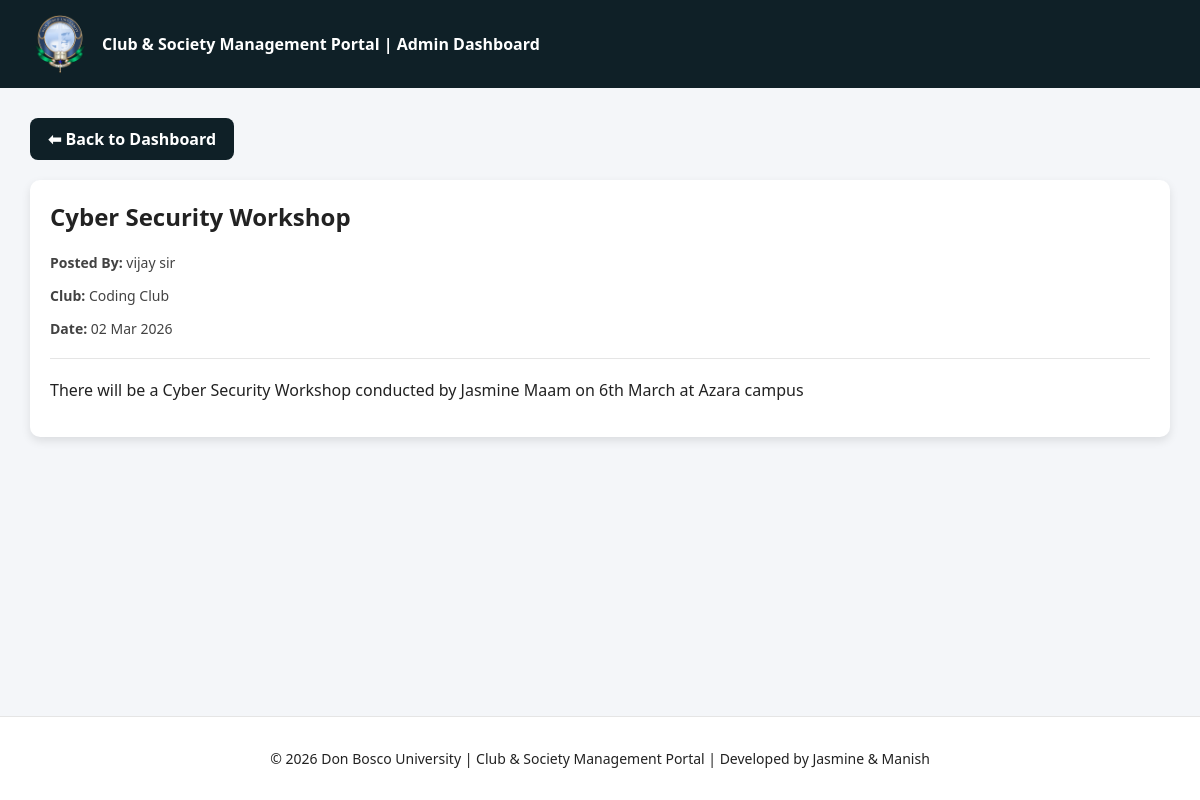
/ita_presentation/announcement_details.php?id=2 (signed in), run on the app's committed database.
### tables this page shows
CREATE TABLE `announcements` (
  `announcement_id` int(11) NOT NULL AUTO_INCREMENT,
  `title` varchar(200) NOT NULL,
  `body` text NOT NULL,
  `target_audience` varchar(50) DEFAULT NULL,
  `priority` enum('normal','important','urgent') DEFAULT 'normal',
  `announcement_date` date DEFAULT NULL,
  `posted_by` int(11) DEFAULT NULL,
  `created_at` timestamp NOT NULL DEFAULT current_timestamp(),
  `club_id` int(11) DEFAULT NULL,
  PRIMARY KEY (`announcement_id`),
  KEY `posted_by` (`posted_by`),
  KEY `club_id` (`club_id`),
  CONSTRAINT `announcements_ibfk_1` FOREIGN KEY (`posted_by`) REFERENCES `users` (`user_id`),
  CONSTRAINT `announcements_ibfk_2` FOREIGN KEY (`club_id`) REFERENCES `clubs` (`club_id`) ON DELETE CASCADE
);

CREATE TABLE `users` (
  `user_id` int(11) NOT NULL AUTO_INCREMENT,
  `full_name` varchar(100) NOT NULL,
  `email` varchar(100) NOT NULL,
  `phone_number` varchar(15) NOT NULL,
  `password_hash` varchar(255) NOT NULL,
  `role` enum('ADMIN','STUDENT') NOT NULL,
  `created_at` timestamp NOT NULL DEFAULT current_timestamp(),
  PRIMARY KEY (`user_id`),
  UNIQUE KEY `email` (`email`),
  UNIQUE KEY `phone_number` (`phone_number`)
);

CREATE TABLE `clubs` (
  `club_id` int(11) NOT NULL AUTO_INCREMENT,
  `club_name` varchar(100) NOT NULL,
  `category` varchar(100) DEFAULT NULL,
  `description` text DEFAULT NULL,
  `president` varchar(100) DEFAULT NULL,
  `max_members` int(11) DEFAULT NULL,
  `created_by` int(11) DEFAULT NULL,
  `founder_id` int(11) NOT NULL,
  `created_at` timestamp NOT NULL DEFAULT current_timestamp(),
  PRIMARY KEY (`club_id`),
  UNIQUE KEY `club_name` (`club_name`),
  KEY `founder_id` (`founder_id`),
  CONSTRAINT `clubs_ibfk_1` FOREIGN KEY (`founder_id`) REFERENCES `users` (`user_id`) ON DELETE CASCADE
);

### ita_presentation/announcement_details.php (the view, shortened to what this page needs)
<?php
$pdo = new PDO("mysql:host=localhost;dbname=club_portal;charset=utf8","root","");
$id = isset($_GET['id']) ? intval($_GET['id']) : 0;
$stmt = $pdo->prepare("
SELECT a.*, u.full_name, c.club_name
FROM announcements a
LEFT JOIN users u ON u.user_id = a.posted_by
LEFT JOIN clubs c ON c.club_id = a.club_id
WHERE a.announcement_id = ?
");
$stmt->execute([$id]);
$announcement = $stmt->fetch();
?>
<!DOCTYPE html>
<html>
<head>
    <link rel="stylesheet" href="theme.css">
</head>
<body>
<div class="header">
<div class="header-left">
<img src="adbu_app_logo_512x512.png" class="logo">
<div class="portal-title">
Club & Society Management Portal | Admin Dashboard
</div>
</div>
</div>
<div class="page-container">
<a href="javascript:history.back()" class="back-btn">⬅ Back to Dashboard</a>
<div class="card">
<h2><?php echo htmlspecialchars($announcement['title']); ?></h2>
<div class="meta">
    <p><b>Posted By:</b> <?php echo htmlspecialchars($announcement['full_name']); ?></p>
    <p><b>Club:</b>
    <?php echo $announcement['club_name'] ? htmlspecialchars($announcement['club_name']) : "Global Announcement"; ?>
    </p>
    <p><b>Date:</b> <?php echo date("d M Y", strtotime($announcement['announcement_date'])); ?></p>
</div>
<hr>
<p><?php echo nl2br(htmlspecialchars($announcement['body'])); ?></p>
</div>
</div>
<footer class="footer">
<p>© <?php echo date("Y"); ?> Don Bosco University | Club & Society Management Portal | Developed by Jasmine & Manish</p>
</footer>
</body>
</html>

### ita_presentation/theme.css (style rules this page uses)
:root { --bg-color: #f4f6f9; --card-color: #ffffff; --text-color: #222222; --header-color: #0f2027; --border-color: #dddddd; }
body { background: var(--bg-color); color: var(--text-color); }
.card, .card1, .card2, .card3, .card4, .feature-card { background: var(--card-color); color: var(--text-color); }
.header { display:flex; align-items:center; justify-content:flex-start; gap:12px; padding:14px 30px; background:var(--header-color); color:white; }
.header-left { display:flex; align-items:center; gap:10px; }
.logo { width:40px; height:40px; border-radius:50%; object-fit:contain; }
.portal-title { font-size:16px; font-weight:600; }
.footer { text-align:center; padding:15px; margin-top:40px; font-size:14px; background:var(--card-color); color:var(--text-color); border-top:1px solid rgba(0,0,0,0.1); }

### ita_presentation/announcement_details.php (style rules this page uses)
:root { --bg-color:#f4f6f9; --card-color:#ffffff; --text-color:#222; --primary:#007bff; }
body { font-family:Segoe UI; background: var(--bg-color); color: var(--text-color); margin:0; min-height:100vh; display:flex; flex-direction:column; }
.page-container { flex:1; padding:30px; }
.header { display:flex; align-items:center; gap:12px; padding:14px 30px; background:var(--header-color); color:white; }
.header-left { display:flex; align-items:center; gap:12px; }
.logo { width:60px; height:60px; border-radius:50%; object-fit:cover; }
.portal-title { font-size:16px; font-weight:600; }
.card { background: var(--card-color); color: var(--text-color); padding:20px; border-radius:10px; margin-bottom:20px; box-shadow:0 4px 10px rgba(0,0,0,0.1); }
h2 { margin-top:0; }
hr { margin:20px 0; border:0; border-top:1px solid rgba(0,0,0,0.1); }
.back-btn { display:inline-block; margin-bottom:20px; padding:10px 18px; background: var(--header-color); color:white; text-decoration:none; border-radius:8px; font-weight:600; transition:0.3s; }
.meta { font-size:14px; margin-bottom:10px; opacity:0.85; }
.footer { text-align:center; padding:18px; font-size:14px; background:var(--card-color); color:var(--text-color); border-top:1px solid rgba(0,0,0,0.1); }

### data on the page
announcements: title "Cyber Security Workshop", posted_by.full_name "vijay sir", club.club_name "Coding Club", announcement_date "02 Mar 2026", body "There will be a Cyber Security Workshop conducted by Jasmine Maam on 6th March at Azara campus"
